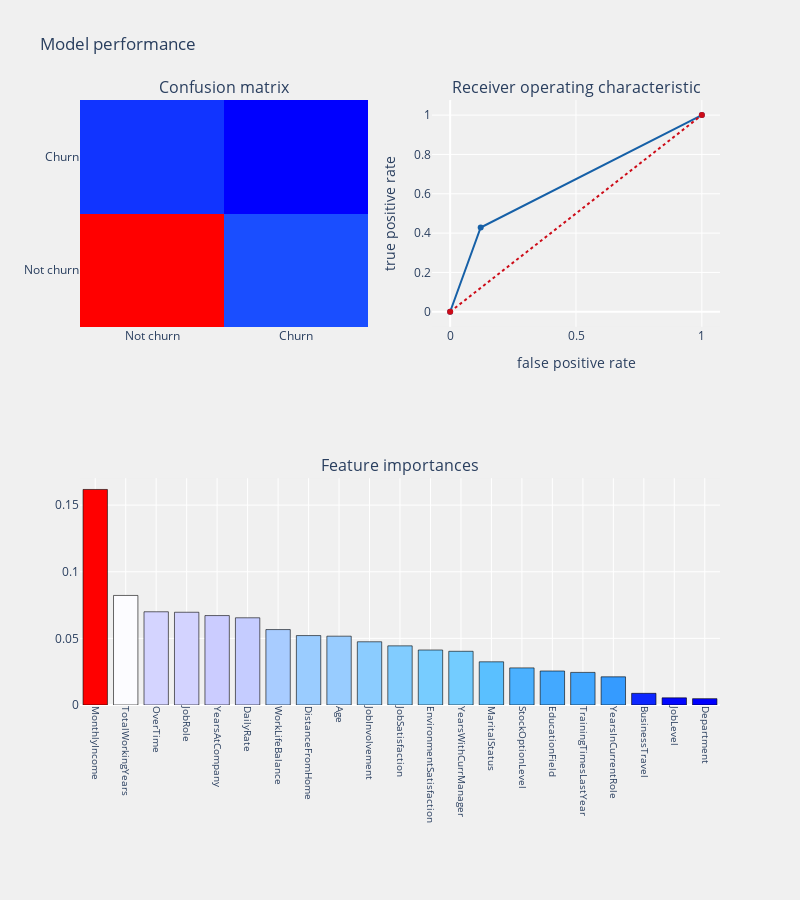

The notebook cell this image was saved under:
### Code cell
telecom_churn_prediction(Dt,xtrain,xtest,ytrain,ytest,'features')

### Figure 1 — Plotly figure (JSON) as saved in the notebook; plotly's stock layout.template omitted (floating-point values rounded to 4 significant figures)
{"data": [{"colorscale": [[0, "rgb(0,0,255)"], [0.1, "rgb(51,153,255)"], [0.2, "rgb(102,204,255)"], [0.3, "rgb(153,204,255)"], [0.4, "rgb(204,204,255)"], [0.5, "rgb(255,255,255)"], [0.6, "rgb(255,204,255)"], [0.7, "rgb(255,153,255)"], [0.8, "rgb(255,102,204)"], [0.9, "rgb(255,102,102)"], [1, "rgb(255,0,0)"]], "name": "Confusion matrix", "showscale": false, "type": "heatmap", "x": ["Not churn", "Churn"], "xaxis": "x", "y": ["Not churn", "Churn"], "yaxis": "y", "z": [[326, 45], [40, 30]]}, {"line": {"color": "rgb(22, 96, 167)", "width": 2}, "name": "Roc: 0.6536388140161725", "type": "scatter", "x": [0, 0.1213, 1], "xaxis": "x2", "y": [0, 0.4286, 1], "yaxis": "y2"}, {"line": {"color": "rgb(205, 12, 24)", "dash": "dot", "width": 2}, "type": "scatter", "x": [0, 1], "xaxis": "x2", "y": [0, 1], "yaxis": "y2"}, {"marker": {"color": [0.1617, 0.08221, 0.06995, 0.06959, 0.06711, 0.06543, 0.0566, 0.0521, 0.05164, 0.04744, 0.04438, 0.04127, 0.0403, 0.03241, 0.02786, 0.0255, 0.02446, 0.02115, 0.008756, 0.005361, 0.004765], "colorscale": [[0, "rgb(0,0,255)"], [0.1, "rgb(51,153,255)"], [0.2, "rgb(102,204,255)"], [0.3, "rgb(153,204,255)"], [0.4, "rgb(204,204,255)"], [0.5, "rgb(255,255,255)"], [0.6, "rgb(255,204,255)"], [0.7, "rgb(255,153,255)"], [0.8, "rgb(255,102,204)"], [0.9, "rgb(255,102,102)"], [1, "rgb(255,0,0)"]], "line": {"color": "black", "width": 0.6}}, "name": "coefficients", "type": "bar", "x": ["MonthlyIncome", "TotalWorkingYears", "OverTime", "JobRole", "YearsAtCompany", "DailyRate", "WorkLifeBalance", "DistanceFromHome", "Age", "JobInvolvement", "JobSatisfaction", "EnvironmentSatisfaction", "YearsWithCurrManager", "MaritalStatus", "StockOptionLevel", "EducationField", "TrainingTimesLastYear", "YearsInCurrentRole", "BusinessTravel", "JobLevel", "Department"], "xaxis": "x3", "y": [0.1617, 0.08221, 0.06995, 0.06959, 0.06711, 0.06543, 0.0566, 0.0521, 0.05164, 0.04744, 0.04438, 0.04127, 0.0403, 0.03241, 0.02786, 0.0255, 0.02446, 0.02115, 0.008756, 0.005361, 0.004765], "yaxis": "y3"}], "layout": {"annotations": [{"font": {"size": 16}, "showarrow": false, "text": "Confusion matrix", "x": 0.225, "xanchor": "center", "xref": "paper", "y": 1, "yanchor": "bottom", "yref": "paper"}, {"font": {"size": 16}, "showarrow": false, "text": "Receiver operating characteristic", "x": 0.775, "xanchor": "center", "xref": "paper", "y": 1, "yanchor": "bottom", "yref": "paper"}, {"font": {"size": 16}, "showarrow": false, "text": "Feature importances", "x": 0.5, "xanchor": "center", "xref": "paper", "y": 0.375, "yanchor": "bottom", "yref": "paper"}], "autosize": false, "height": 900, "margin": {"b": 195}, "paper_bgcolor": "rgba(240,240,240, 0.95)", "plot_bgcolor": "rgba(240,240,240, 0.95)", "showlegend": false, "title": {"text": "Model performance"}, "width": 800, "xaxis": {"anchor": "y", "domain": [0, 0.45]}, "xaxis2": {"anchor": "y2", "domain": [0.55, 1], "title": {"text": "false positive rate"}}, "xaxis3": {"anchor": "y3", "domain": [0, 1], "showgrid": true, "tickangle": 90, "tickfont": {"size": 10}}, "yaxis": {"anchor": "x", "domain": [0.625, 1]}, "yaxis2": {"anchor": "x2", "domain": [0.625, 1], "title": {"text": "true positive rate"}}, "yaxis3": {"anchor": "x3", "domain": [0, 0.375]}}}
